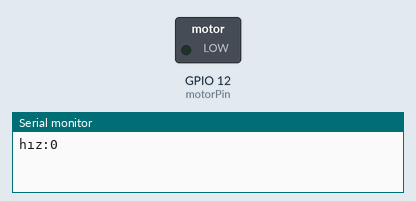
This sketch was run on a simulated ESP32. On the bench: switched loads named in the sketch (green lamp = pin HIGH), the last lines printed to the serial monitor.

Above: at 0.1 s.
At 12.1 s:
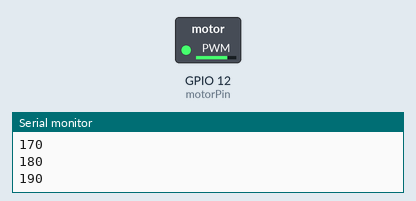
At 24.6 s:
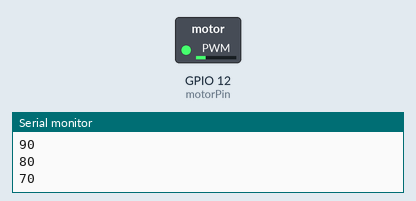
At 37.6 s:
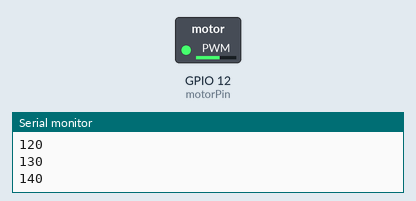
Timing chart, 0 to 40.0 s (numbered marks = the images above):
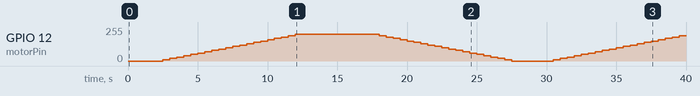

The sketch:

istenen_algortimanin_uygulamasi.ino
```cpp
const int motorPin = 12;  // PWM pin for motor speed control (e.g. D14)
const int pwmFrequency = 5000;  // Determine PWM frequency (e.g. 1000 Hz)
const int pwmChannel = 1;  // Set PWM channel
const int resolution = 8;  // Set PWM resolution (8 bit)

void setup() {
  Serial.begin(115200); // Configure baud rate

  pinMode(motorPin, OUTPUT); // Set pin mode
  ledcSetup(pwmChannel, pwmFrequency, resolution);  // Set PWM channel
  ledcAttachPin(motorPin, pwmChannel);  // Connect PWM channel to motor
  ledcWrite(pwmChannel, 0);  // Set speed to zero at startup
}

void loop() {
  // You can adjust the engine speed as you wish, for example:
  ledcWrite(pwmChannel,0); // Determine motor channel and speed
  Serial.println("hız:0"); // print to serial monitor
  delay(2000);  // Allows the engine to run at this speed for 2 seconds

  for(int speed=0; speed <= 200; speed += 10) { // max engine speed is 230 rpm, so 200 rpm was chosen to avoid stressing the engine

    ledcWrite(pwmChannel, speed); // Determine motor channel and speed
    delay(500); // Allows the engine to run at this speed for 0.5 seconds
    Serial.println(speed); // print to serial monitor
  }

  delay(5000); // wait 5 seconds

  for(int speed = 200; speed >= 0; speed -=10) { // Decrease 10 rpm from the motor's max speed to zero

    ledcWrite(pwmChannel, speed); // Determine motor channel and speed
    delay(500); // Allows the engine to run at this speed for 0.5 seconds
    Serial.println(speed); // print to serial monitor
  }
}
```

Measured:
- by itself, GPIO 12 (motorPin): 0/255 → 10/255 at 2.5 s, → 20/255 0.50 s later, → 30/255 0.50 s later, → 40/255 0.50 s later, … (59 changes in this stretch)
